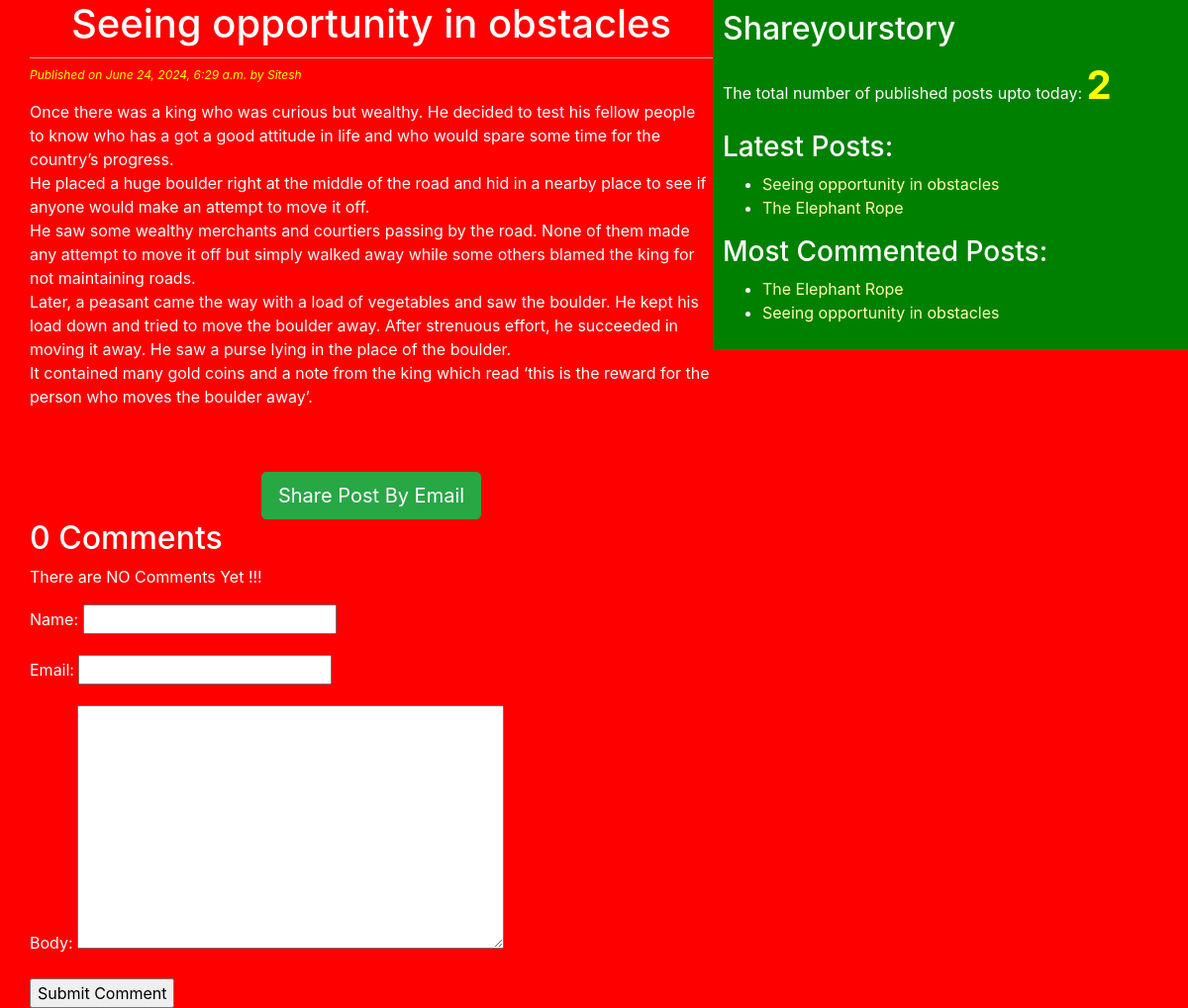
The app's page /2024/06/24/Seeingopportunityinobstacles/ with its own data.
### blog/models.py (models this page shows, shortened)
class Post(models.Model):
  STATUS_CHOICES=(('draft','Draft'),('published','Published'))
  title=models.CharField(max_length=264)
  slug=models.SlugField(max_length=264,unique_for_date='publish')
  author=models.ForeignKey(User,related_name='blog_posts',on_delete=models.CASCADE)
  body = models.TextField()
  publish = models.DateTimeField(default=timezone.now)
  created = models.DateTimeField(auto_now_add=True)  # datetime of create() action
  updated=models.DateTimeField(auto_now=True)#datetme of save() action
  status=models.CharField(max_length=10,choices=STATUS_CHOICES,default='draft')
  objects=CustomManager()
  tags=TaggableManager()
  class Meta:
    ordering = ('-publish',)
  def get_absolute_url(self):
      return reverse('post_detail',args=[self.publish.year,
      self.publish.strftime('%m'),self.publish.strftime('%d'),self.slug])

### blog/views.py (the view)
# urls.py: path('<int:year>/<int:month>/<int:day>/<slug:post>/', views.post_detail_view,name='post_detail'),
def post_detail_view(request,year,month,day,post):
  post = get_object_or_404(Post, slug=post,status = 'published', publish__year = year, publish__month = month,  publish__day = day)
  comments=post.comments.filter(active=True)
  csubmit = False
  if request.method == 'POST':
    form = CommentForm(data=request.POST)
    if form.is_valid():
      new_comment = form.save(commit=False)
      new_comment.post = post
      new_comment.save()
      csubmit = True
  else:
     form = CommentForm()
  return render(request, 'blog/post_detail.html',{'post':post,'form':form,'comments':comments,'csubmit':csubmit})

### blog/forms.py
class CommentForm(forms.ModelForm):
  class Meta:
   model=Comment
   fields=('name','email','body')

### blog/models.py (called while the page is built)
  def get_queryset(self):
   return super().get_queryset().filter(status='published')

### blog/templatetags/blog_tags.py (called while the page is built)
@register.simple_tag(name='my_tag')
def total_posts():
    return Post.objects.count()

@register.inclusion_tag('blog/latest_posts123.html')
def show_latest_posts(count=3):
    latest_posts = Post.objects.order_by('-publish')[:count]
    return {'latest_posts': latest_posts}

@register.simple_tag
def get_most_commented_posts(count=5):
    return Post.objects.annotate(total_comments=Count('comments')).order_by('-total_comments')[:count]

### templates/blog/post_detail.html (shortened to what this page needs)
<!DOCTYPE html>
{%extends 'blog/base.html'%}
   {%block content%}
     <h1>{{post.title}}</h1>
     <p id='date'>Published on {{post.publish}} by {{post.author|title}}</p>
     {{post.body|linebreaks}}<br><br>
     <div class="container" align='center'>
       <a href="/{{post.id}}/share" class="btn btn-lg btn-success">Share Post By Email</a>
     </div>
      {% with comments.count as comments_count%}
        <h2>{{comments_count}} Comments{{comments_coun|pluralize}}</h2>
      {%endwith%}
      {%if comments%}
        {%for comment in comment%}
           <p id='ch'>"Comment {{forloop.counter}} by {{comment.name}} on {{comment.created}}</p>
           <div class="cb">{{comment.body|linebreaks}}</div>
           <hr>
        {%endfor%}
        {%else%}
           <p>There are NO Comments Yet !!!</p>
      {%endif%}
      {%if csubmit %}
             <h2>Your Comment Added Succefully</h2>
             {%else%}
             <form method="post">
               {{form.as_p}}
               <input type="submit" name="" value="Submit Comment">
             </form>
     {%endif%}
  {%endblock%}

### templates/blog/base.html (shortened to what this page needs)
<!DOCTYPE html>
{%load blog_tags %}
{%load static%}
<html lang="en" dir="Itr">
  <head>
    <link rel="stylesheet"
    href="https://cdn.jsdelivr.net/npm/bootstrap@4.1.3/dist/css/bootstrap.min.css"
>
    <link rel="stylesheet" href="{%static "css/blog1.css" %}">
  </head>
  <body>
    <div class="content">
      {%block content%}Shareyourstory{%endblock%}
    </div>
    <div class="sidebar">
         <h2>Shareyourstory</h2>
         <p>The total number of published posts upto today: <span id='pcount'>{%my_tag%}</span></p>
         <h3>Latest Posts:</h3>{% show_latest_posts 100 %}
         <h3>Most Commented Posts:</h3>
         {% get_most_commented_posts as most_commented_posts%}
         <ul>
             {% for post in most_commented_posts %}
             <li><a href="{{post.get_absolute_url}}" id='la'>{{post.title}}</a></li>
             {% endfor %}
         </ul>
    </div>
  </body>
</html>

### templates/blog/latest_posts123.html
<ul>
    {% for post in latest_posts %}
    <li><a href="{{post.get_absolute_url}}">{{post.title}}</a></li>
    {% endfor %}
</ul>

### static/css/blog1.css (style rules this page uses)
.content { width: 60%; float:left; padding:0 0 0 30px; background: red; height:100%; }
.sidebar { width:40%; float:right; padding:10px; background: green; height: 100%; }
h1 { text-align: center; border-bottom: 1px solid #bbb; padding: 0 0 10px 0; }
#date { color:yellow; font-size:12px; font-style: italic; }
body { background: red; color:white; }
a { color:#ffffb3; }
#pcount { font-size: 40px; color: yellow; font-weight: bold; }

### records on screen
Post: title "Seeing opportunity in obstacles", publish "June 24, 2024, 6:29 a.m.", author "Sitesh", body "Once there was a king who was curious but wealthy. He decided to test his fellow people to know who has a got a good attitude in life and who would spare some time for the country’s progress. He placed a huge boulder right at the middle of the road and hid in a nearby place to see if anyone would make an attempt to move it off. He saw some wealthy merchants and courtiers passing by the road. None of them made any attempt to move it off but simply walked away while some others blamed the king for not maintaining roads. Later, a peasant came the way with a load of vegetables and saw the boulder. He kept his load down and tried to move the boulder away. After strenuous effort, he succeeded in…"
Post: title "The Elephant Rope"

### other values on screen
{{ comments_count }} "0"
